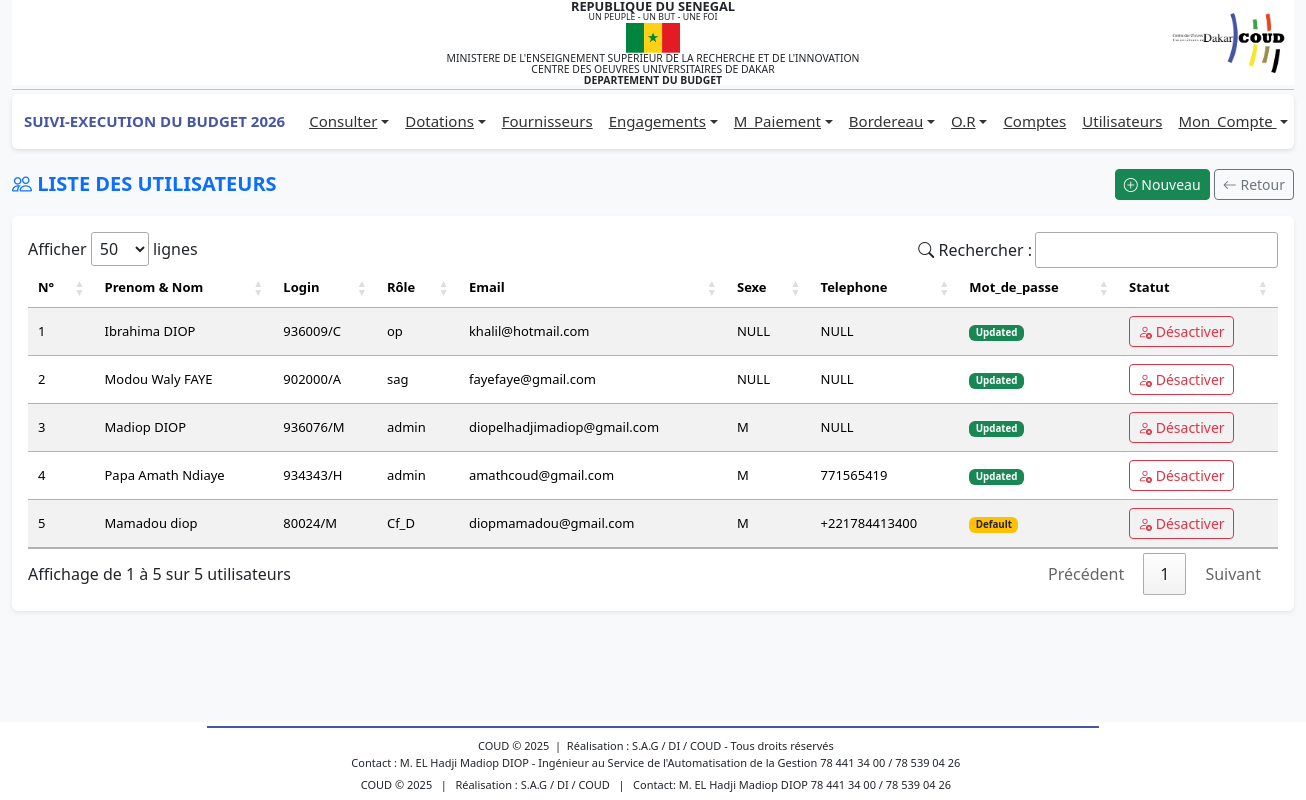
Page /profiles/dba/liste_users.php (signed in) on the earlier database version.
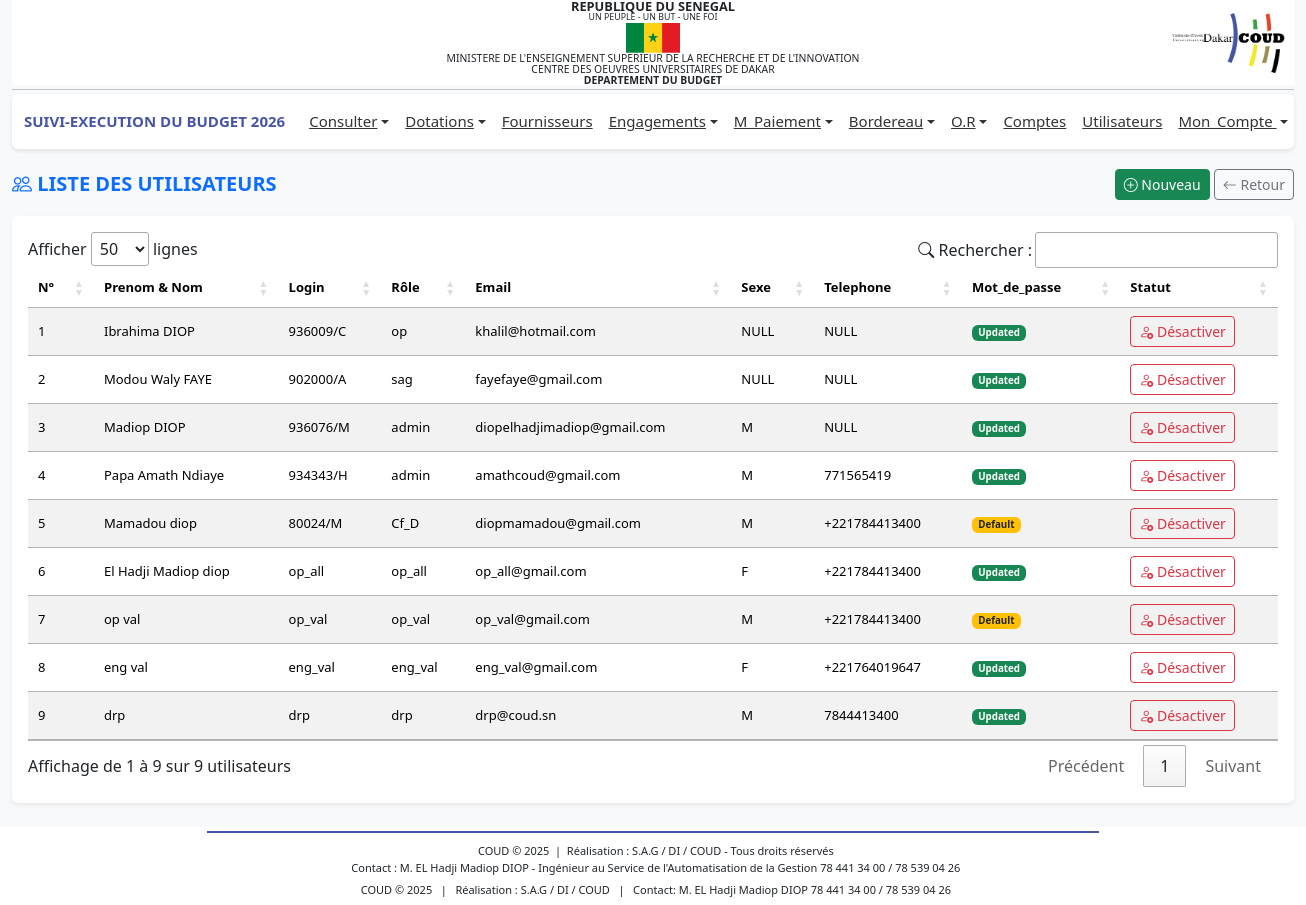
Same page on the later database version.
### tables this page shows
CREATE TABLE IF NOT EXISTS `bud_users` (
  `idUser` int NOT NULL AUTO_INCREMENT,
  `nom` varchar(100) DEFAULT NULL,
  `log` varchar(100) DEFAULT NULL,
  `mdp` varchar(255) DEFAULT NULL,
  `email` varchar(100) DEFAULT NULL,
  `priv` varchar(100) DEFAULT NULL,
  `telephone` varchar(20) DEFAULT NULL,
  `sexe` varchar(15) DEFAULT NULL,
  `type_mdp` varchar(50) DEFAULT NULL,
  `statut` tinyint(1) NOT NULL DEFAULT '1',
  `date_sys` date NOT NULL,
  `an` varchar(10) DEFAULT NULL,
  PRIMARY KEY (`idUser`),
  UNIQUE KEY `log` (`log`),
  UNIQUE KEY `email` (`email`)
);

### includes/fonctions.php (called while the page is built, shortened)
<?php
function connexionBD()
{
    $connexion = mysqli_connect('localhost', 'root', '', 'budget_db_2024') or
        die('Serveur inaccessible. Merci de reessayer plus tard.');
    return $connexion;
}
$connexion = connexionBD();
function getAllUsers()
{
    global $connexion;
    $query = 'SELECT * FROM `bud_users` ORDER BY date_sys DESC';
    $result = $connexion->query($query);
    if ($result->num_rows > 0) {
        return $result->fetch_all(MYSQLI_ASSOC);
    } else {
        return [];
    }
}
?>

### profiles/dba/liste_users.php (the view, shortened to what this page needs)
<?php include '../../includes/fonctions.php';?>
<?php include '../../includes/header.php';?>
<link rel="stylesheet" href="https://cdn.datatables.net/1.13.6/css/jquery.dataTables.min.css">
<link rel="stylesheet" href="https://cdn.jsdelivr.net/npm/bootstrap-icons@1.11.3/font/bootstrap-icons.css">
<main class="container-fluid mt-3">
    <div class="d-flex justify-content-between align-items-center mb-3">
        <h5 class="text-primary fw-bold mb-0">
            <i class="bi bi-people"></i> LISTE DES UTILISATEURS
        </h5>
        <div>
            <a href="add_user.php" class="btn btn-success btn-sm">
                <i class="bi bi-plus-circle"></i> Nouveau
            </a>
            <a href="javascript:history.back()" class="btn btn-outline-secondary btn-sm">
                <i class="bi bi-arrow-left"></i> Retour
            </a>
        </div>
    </div>
    <div class="card shadow-sm border-0">
        <div class="card-body">
            <table id="tableUsers" class="table table-striped table-hover align-middle">
                <thead class="custom-header">
                    <tr>
                        <th>N°</th>
                        <th>Prenom & Nom</th>
                        <th>Login</th>
                        <th>Rôle</th>
                        <th>Email</th>
                        <th>Sexe</th>
                        <th>Telephone</th>
                        <th>Mot_de_passe</th>
                        <th>Statut</th>
                    </tr>
                </thead>
                <tbody>
                    <?php
                    $users = getAllUsers();
                    $n = 1;
                    ?>
                    <?php if (!empty($users)) : ?>
                    <?php foreach ($users as $user) : ?>
                    <tr>
                        <td><?= $n ?></td>
                        <td><?= htmlspecialchars($user['nom']) ?></td>
                        <td><?= htmlspecialchars($user['log']) ?></td>
                        <td><?= htmlspecialchars($user['priv']) ?></td>
                        <td><?= htmlspecialchars($user['email']) ?></td>
                        <td><?= htmlspecialchars($user['sexe']??"NULL") ?></td>
                        <td><?= htmlspecialchars($user['telephone']??"NULL") ?></td>
                        <td>
                            <span
                                class="badge <?= ($user['type_mdp'] == 'updated') ? 'bg-success' : 'bg-warning text-dark'; ?>">
                                <?= ucfirst(htmlspecialchars($user['type_mdp'])) ?>
                            </span>
                        </td>
                        <td>
                            <a href="?toggle_id=<?= $user['idUser'] ?>"
                                class="btn btn-sm <?= ($user['statut']) ? 'btn-outline-danger' : 'btn-outline-success' ?>"
                                onclick="return confirm('Confirmer cette action ?')">
                                <i class="bi <?= ($user['statut']) ? 'bi-person-x' : 'bi-person-check' ?>"></i>
                                <?= ($user['statut']) ? 'Désactiver' : 'Activer' ?>
                            </a>
                        </td>
                    </tr>
                    <?php $n++; ?>
                    <?php endforeach; ?>
                    <?php endif; ?>
                </tbody>
            </table>
        </div>
    </div>
</main>
<?php include '../../includes/footer.php';?>
<link rel="stylesheet" href="https://cdn.datatables.net/buttons/2.4.2/css/buttons.dataTables.min.css">

Differences in the rows shown:
added bud_users: nom "El Hadji Madiop diop", log "op_all", priv "op_all", email "op_all@gmail.com", sexe "F", telephone "+221784413400", type_mdp "Updated", statut 1 (drawn)
added bud_users: nom "op val", log "op_val", priv "op_val", email "op_val@gmail.com", sexe "M", telephone "+221784413400", type_mdp "Default", statut 1 (drawn)
added bud_users: nom "eng val", log "eng_val", priv "eng_val", email "eng_val@gmail.com", sexe "F", telephone "+221764019647", type_mdp "Updated", statut 1 (drawn)
added bud_users: nom "drp", log "drp", priv "drp", email "drp@coud.sn", sexe "M", telephone "7844413400", type_mdp "Updated", statut 1 (drawn)
Other differences:
text written by a page script: "Afficher lignes Rechercher : Affichage de 1 à 5 sur 5 utilisateurs Précédent 1 Suivant" → "Afficher lignes Rechercher : Affichage de 1 à 9 sur 9 utilisateurs Précédent 1 Suivant"
